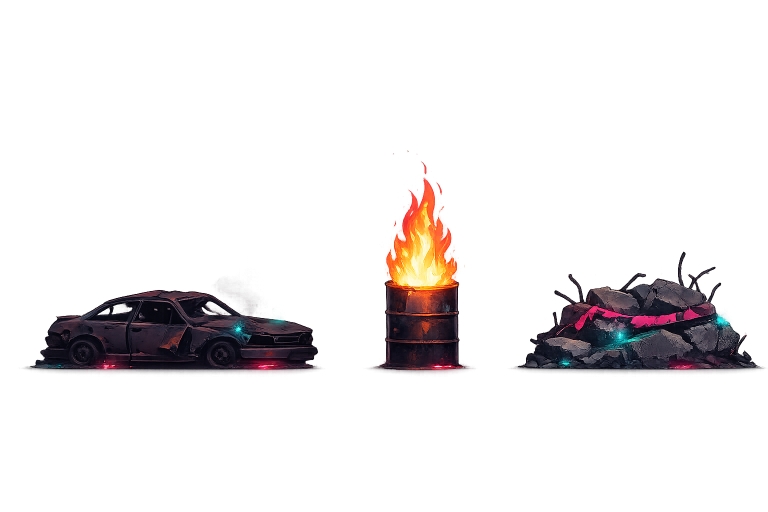
#> input picture assets/images/obstacles/obstacles-src.png, 1536 x 1024 px (shown at 1/2 size); its folder holds 3 pictures in this run
$ python prep-obstacles2.py
#> lines starting #> are read from the running program, lines starting #| are printed output that depends on the picture; after the words box and inside, x2 and y2 are one past the last pixel; in counts of white or black regions, pixels touching at a corner belong together
#!/usr/bin/env python3
"""아포칼립스 장애물 2차 전처리.

(A) obstacles-src.png (RGBA, 투명배경, 3장애물 한 장): 알파 컬럼 프로파일로 3개를
    개별 분리 → 좌:부서진차, 중:불타는드럼통, 우:잔해더미. 각각 trim 후 저장.
(B) flame-pilar-1/2-src.png (RGB, 흰배경, 세로로 긴 불기둥): 흰색 flood-fill 제거 →
    소프트 글로우(분홍/주황 헤일로)는 보존.

산출물: assets/game/{obs-car,obs-barrel,obs-debris,flame-pilar-1,flame-pilar-2}.png
"""
from __future__ import annotations
from PIL import Image, ImageFilter
from collections import deque
import os

ROOT = os.path.join(os.path.dirname(__file__), "..")
SRC = os.path.join(ROOT, "assets", "images", "obstacles")
OUT = os.path.join(ROOT, "assets", "game")

WHITE_TH = 232


# ── (A) 투명배경 시트 분할 ───────────────────────────────────────────────
def split_by_alpha(path: str, names: list[str], target_h: int) -> None:
#> called with target_h = 320
    im = Image.open(path).convert("RGBA")
#> im is the input picture: PIL image 1536x1024 RGBA; mean R, G, B, A 78.3, 65, 65.1, 27.7
    w, h = im.size
#> w = 1536; h = 1024
    a = im.split()[3]
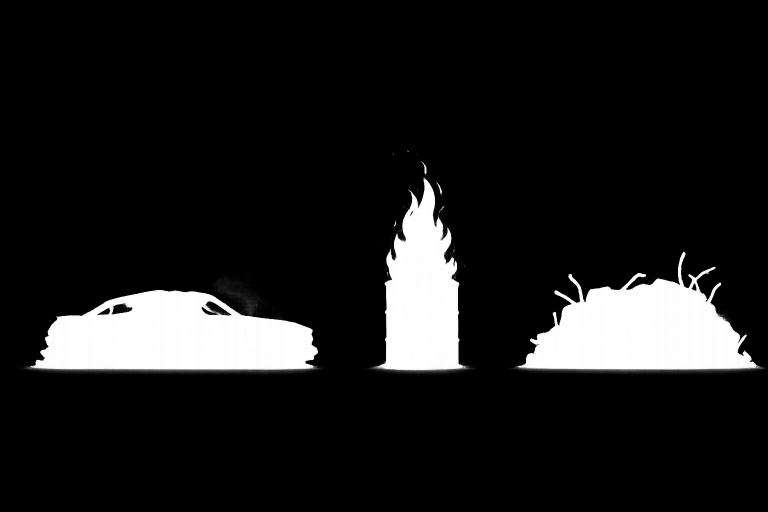
#> a: PIL image 1536x1024 L (shown at 1/2 size); min 0, max 255, mean 27.7
    ap = a.load()
    # 컬럼별 불투명 픽셀 수 → 0인 구간을 경계로 덩어리 분리
    cols = [0] * w
#> cols = 1536 values from 0 to 0
    for x in range(w):
        c = 0
        for y in range(h):
            if ap[x, y] > 16:
                c += 1
        cols[x] = c
    GAP = 6  # 이 폭 이상 연속 빈 컬럼이면 경계
    spans: list[tuple[int, int]] = []
    x = 0
    while x < w:
        if cols[x] > 0:
            x0 = x
            while x < w and not (cols[x] == 0 and _empty_run(cols, x, GAP)):
                x += 1
            spans.append((x0, x))
        else:
            x += 1
#> after the loop, spans = [(46, 644), (735, 951), (1021, 1531)]; x = 1536
    # 면적 큰 순으로 정렬 후 x순 정렬 → 잡티 span 제거(상위 len(names)개)
    spans = sorted(spans, key=lambda s: -sum(cols[s[0]:s[1]]))[: len(names)]
#> spans = [(46, 644), (1021, 1531), (735, 951)]
    spans = sorted(spans, key=lambda s: s[0])
    assert len(spans) == len(names), f"분할 {len(spans)}개 (기대 {len(names)})"
    for (x0, x1), name in zip(spans, names):
        sub = im.crop((max(0, x0 - 4), 0, min(w, x1 + 4), h))
        # 배경 RGB가 0이 아니므로(예: 79,79,80) 알파 채널 기준으로만 trim.
        amask = sub.split()[3].point(lambda v: 255 if v > 16 else 0)
        bb = amask.getbbox()
        if bb:
            sub = sub.crop(bb)
        cw, ch = sub.size
        scale = target_h / ch
        sub = sub.resize((max(1, round(cw * scale)), target_h), Image.LANCZOS)
        sub.save(os.path.join(OUT, name), "PNG")
        print(f"  {name:18s} {sub.size}")
#> this loop made 3 passes
#> bb on passes 1 to 3: (4, 557, 602, 748), (4, 300, 220, 748), (4, 502, 514, 748)
#> pass 1, in split_by_alpha, `sub = im.crop((max(0, x0 - 4), 0, min(w, x1 + 4), h))`:
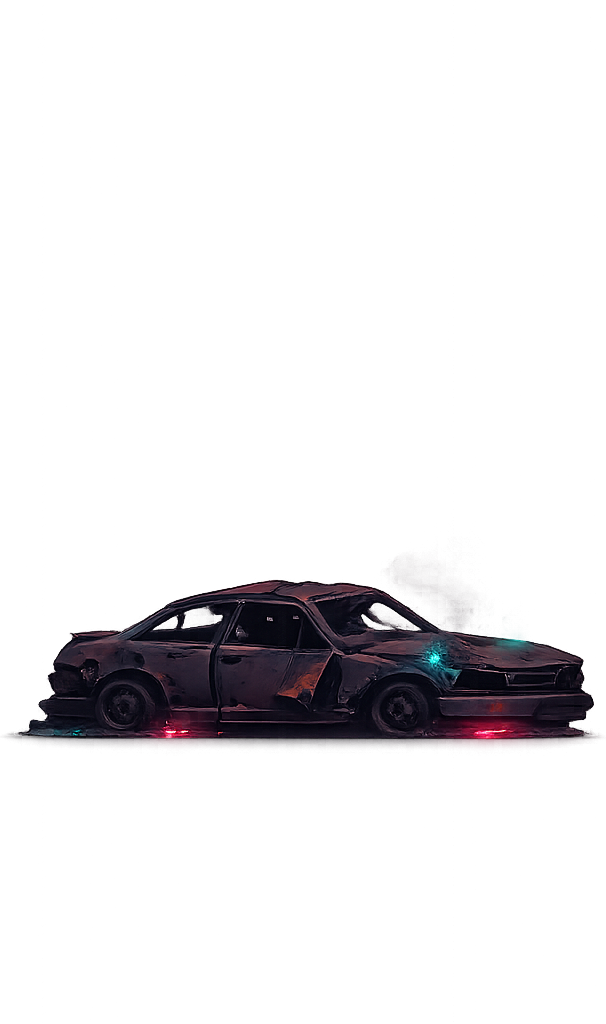
#> sub: PIL image 606x1024 RGBA; mean R, G, B, A 66.8, 60.3, 62.4, 27.4; transparent parts drawn white
#> pass 1, in split_by_alpha, `amask = sub.split()[3].point(lambda v: 255 if v > 16 else 0)`:
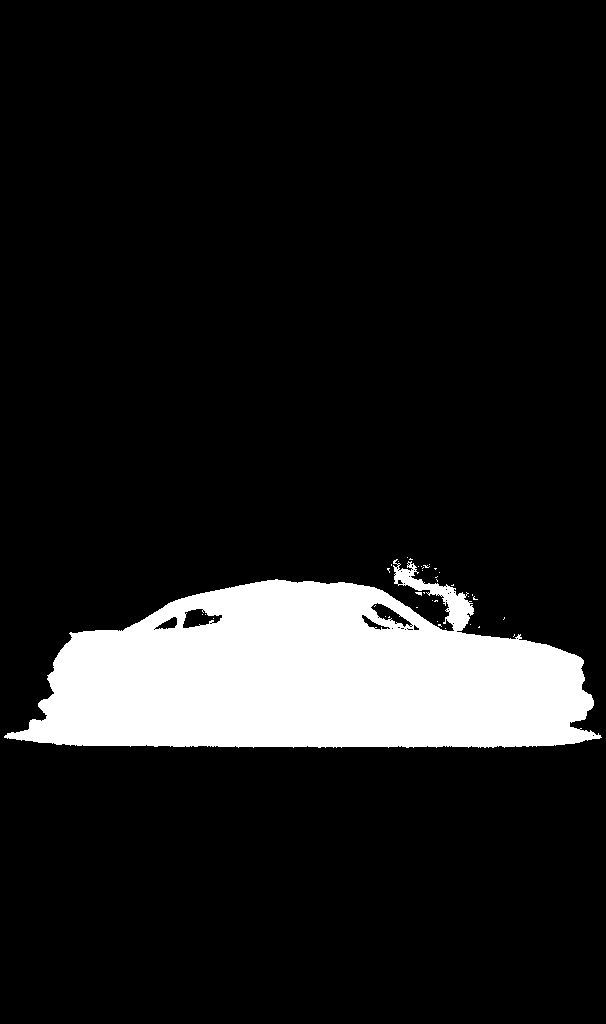
#> amask: PIL image 606x1024 L; 11.7% white; 38 white regions (37 under 20 px), largest, box (x1, y1, x2, y2) and area: (4, 559, 602, 748) 72752
#> pass 1, in split_by_alpha, `sub = sub.crop(bb)`:
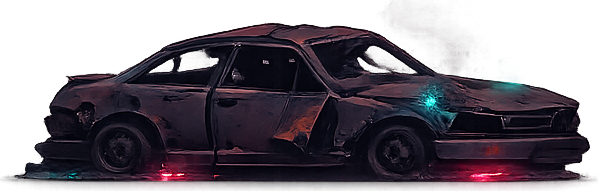
#> sub: PIL image 598x191 RGBA; mean R, G, B, A 53.9, 41.8, 51.5, 149; transparent parts drawn white
#> pass 1, in split_by_alpha, `sub = sub.resize((max(1, round(cw * scale)), target_h), Image.LANCZOS)`:
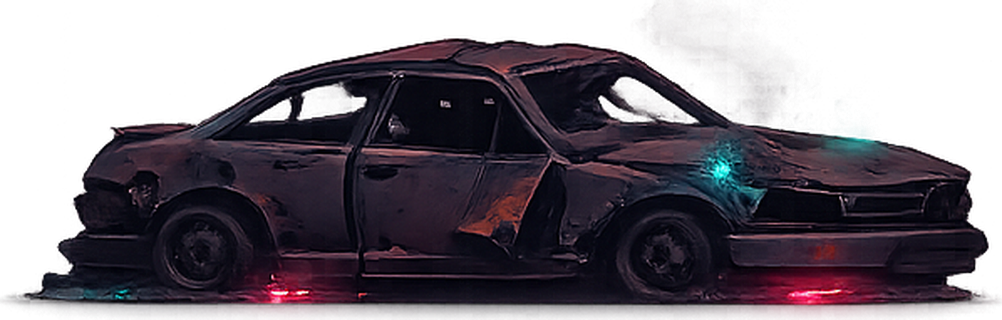
#> sub: PIL image 1002x320 RGBA; mean R, G, B, A 28.1, 20.4, 29, 149; transparent parts drawn white
#> after the loop:
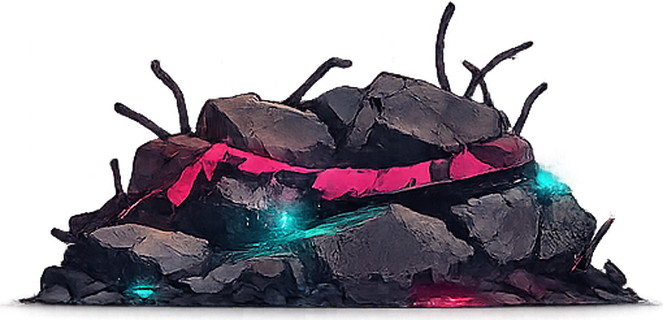
#> sub: PIL image 663x320 RGBA; mean R, G, B, A 33.5, 27.8, 36, 125.1; transparent parts drawn white


def _empty_run(cols: list[int], x: int, gap: int) -> bool:
    """x부터 gap 컬럼이 전부 비었는지(경계 판정)."""
    return all(c == 0 for c in cols[x : x + gap])


# ── (B) 흰배경 불기둥 ────────────────────────────────────────────────────
# [29 lines left out: function remove_white_bg, not called in this run]


def process_white(src_name: str, out_name: str, target_h: int) -> None:
#> (the run stopped early here; a loop or call above may not have finished)
